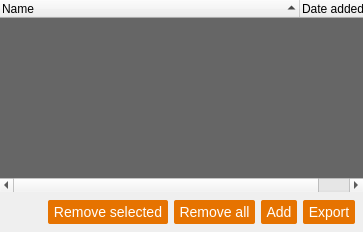
                <widget class="QWidget" name="my_channel_details_torrents_page">
                 <layout class="QVBoxLayout" name="verticalLayout">
                  <property name="spacing">
                   <number>0</number>
                  </property>
                  <property name="leftMargin">
                   <number>0</number>
                  </property>
                  <property name="topMargin">
                   <number>0</number>
                  </property>
                  <property name="rightMargin">
                   <number>0</number>
                  </property>
                  <property name="bottomMargin">
                   <number>0</number>
                  </property>
                  <item>
                   <widget class="QTreeWidget" name="my_channel_torrents_list">
                    <property name="styleSheet">
                     <string notr="true">QTreeWidget {
border: none;
font-size: 14px;
alternate-background-color: #6e6e6e;
background-color: #666666;
}
QTreeWidget::item {
color: white;
}
QTreeWidget::item::selected {
background-color: #444;
}</string>
                    </property>
                    <property name="alternatingRowColors">
                     <bool>true</bool>
                    </property>
                    <property name="selectionMode">
                     <enum>QAbstractItemView::MultiSelection</enum>
                    </property>
                    <property name="indentation">
                     <number>0</number>
                    </property>
                    <property name="uniformRowHeights">
                     <bool>false</bool>
                    </property>
                    <property name="itemsExpandable">
                     <bool>true</bool>
                    </property>
                    <property name="sortingEnabled">
                     <bool>true</bool>
                    </property>
                    <property name="expandsOnDoubleClick">
                     <bool>true</bool>
                    </property>
                    <attribute name="headerDefaultSectionSize">
                     <number>300</number>
                    </attribute>
                    <attribute name="headerStretchLastSection">
                     <bool>true</bool>
                    </attribute>
                    <column>
                     <property name="text">
                      <string notr="true">Name</string>
                     </property>
                     <property name="textAlignment">
                      <set>AlignLeading|AlignVCenter</set>
                     </property>
                    </column>
                    <column>
                     <property name="text">
                      <string>Date added</string>
                     </property>
                     <property name="textAlignment">
                      <set>AlignLeading|AlignVCenter</set>
                     </property>
                    </column>
                   </widget>
                  </item>
                  <item>
                   <widget class="QWidget" name="my_channel_torrents_buttons_container" native="true">
                    <layout class="QHBoxLayout" name="horizontalLayout_15">
                     <property name="spacing">
                      <number>-1</number>
                     </property>
                     <property name="leftMargin">
                      <number>8</number>
                     </property>
                     <property name="topMargin">
                      <number>8</number>
                     </property>
                     <property name="rightMargin">
                      <number>8</number>
                     </property>
                     <property name="bottomMargin">
                      <number>8</number>
                     </property>
                     <item>
                      <spacer name="horizontalSpacer_22">
                       <property name="orientation">
                        <enum>Qt::Horizontal</enum>
                       </property>
                       <property name="sizeHint" stdset="0">
                        <size>
                         <width>40</width>
                         <height>20</height>
                        </size>
                       </property>
                      </spacer>
                     </item>
                     <item>
                      <widget class="QToolButton" name="my_channel_torrents_remove_selected_button">
                       <property name="sizePolicy">
                        <sizepolicy hsizetype="Preferred" vsizetype="Fixed">
                         <horstretch>0</horstretch>
                         <verstretch>0</verstretch>
                        </sizepolicy>
                       </property>
                       <property name="minimumSize">
                        <size>
                         <width>0</width>
                         <height>24</height>
                        </size>
                       </property>
                       <property name="maximumSize">
                        <size>
                         <width>16777215</width>
                         <height>24</height>
                        </size>
                       </property>
                       <property name="cursor">
                        <cursorShape>PointingHandCursor</cursorShape>
                       </property>
                       <property name="styleSheet">
                        <string notr="true">border: none;
border-radius: 2px;
background-color: #e67300;
color: white;
font-size: 14px;
</string>
                       </property>
                       <property name="text">
                        <string>Remove selected</string>
                       </property>
                      </widget>
                     </item>
                     <item>
                      <widget class="QToolButton" name="my_channel_torrents_remove_all_button">
                       <property name="sizePolicy">
                        <sizepolicy hsizetype="Preferred" vsizetype="Fixed">
                         <horstretch>0</horstretch>
                         <verstretch>0</verstretch>
                        </sizepolicy>
                       </property>
                       <property name="minimumSize">
                        <size>
                         <width>0</width>
                         <height>24</height>
                        </size>
                       </property>
                       <property name="maximumSize">
                        <size>
                         <width>16777215</width>
                         <height>24</height>
                        </size>
                       </property>
                       <property name="cursor">
                        <cursorShape>PointingHandCursor</cursorShape>
                       </property>
                       <property name="styleSheet">
                        <string notr="true">border: none;
border-radius: 2px;
background-color: #e67300;
color: white;
font-size: 14px;
</string>
                       </property>
                       <property name="text">
                        <string>Remove all</string>
                       </property>
                      </widget>
                     </item>
                     <item>
                      <widget class="QToolButton" name="my_channel_torrents_add_button">
                       <property name="sizePolicy">
                        <sizepolicy hsizetype="Preferred" vsizetype="Fixed">
                         <horstretch>0</horstretch>
                         <verstretch>0</verstretch>
                        </sizepolicy>
                       </property>
                       <property name="minimumSize">
                        <size>
                         <width>0</width>
                         <height>24</height>
                        </size>
                       </property>
                       <property name="maximumSize">
                        <size>
                         <width>16777215</width>
                         <height>24</height>
                        </size>
                       </property>
                       <property name="cursor">
                        <cursorShape>PointingHandCursor</cursorShape>
                       </property>
                       <property name="styleSheet">
                        <string notr="true">border: none;
border-radius: 2px;
background-color: #e67300;
color: white;
font-size: 14px;
</string>
                       </property>
                       <property name="text">
                        <string>Add</string>
                       </property>
                      </widget>
                     </item>
                     <item>
                      <widget class="QToolButton" name="my_channel_torrents_export_button">
                       <property name="minimumSize">
                        <size>
                         <width>0</width>
                         <height>24</height>
                        </size>
                       </property>
                       <property name="maximumSize">
                        <size>
                         <width>16777215</width>
                         <height>24</height>
                        </size>
                       </property>
                       <property name="cursor">
                        <cursorShape>PointingHandCursor</cursorShape>
                       </property>
                       <property name="styleSheet">
                        <string notr="true">border: none;
border-radius: 2px;
background-color: #e67300;
color: white;
font-size: 14px;
</string>
                       </property>
                       <property name="text">
                        <string>Export</string>
                       </property>
                      </widget>
                     </item>
                    </layout>
                   </widget>
                  </item>
                 </layout>
                </widget>
